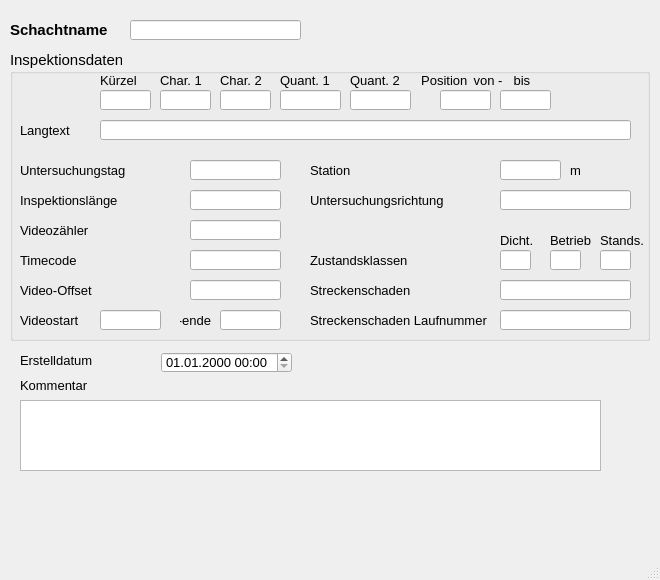
<?xml version="1.0" encoding="UTF-8"?>
<ui version="4.0">
 <class>MainWindow</class>
 <widget class="QMainWindow" name="MainWindow">
  <property name="enabled">
   <bool>true</bool>
  </property>
  <property name="geometry">
   <rect>
    <x>0</x>
    <y>0</y>
    <width>660</width>
    <height>580</height>
   </rect>
  </property>
  <property name="minimumSize">
   <size>
    <width>660</width>
    <height>580</height>
   </size>
  </property>
  <property name="maximumSize">
   <size>
    <width>660</width>
    <height>580</height>
   </size>
  </property>
  <property name="font">
   <font>
    <family>Tahoma</family>
    <pointsize>10</pointsize>
   </font>
  </property>
  <property name="windowTitle">
   <string>MainWindow</string>
  </property>
  <widget class="QWidget" name="centralwidget">
   <widget class="QLabel" name="label">
    <property name="geometry">
     <rect>
      <x>10</x>
      <y>20</y>
      <width>111</width>
      <height>20</height>
     </rect>
    </property>
    <property name="font">
     <font>
      <family>Tahoma</family>
      <pointsize>11</pointsize>
      <weight>75</weight>
      <bold>true</bold>
     </font>
    </property>
    <property name="text">
     <string>Schachtname</string>
    </property>
   </widget>
   <widget class="QLabel" name="label_14">
    <property name="geometry">
     <rect>
      <x>20</x>
      <y>375</y>
      <width>81</width>
      <height>21</height>
     </rect>
    </property>
    <property name="text">
     <string>Kommentar</string>
    </property>
   </widget>
   <widget class="QLabel" name="label_70">
    <property name="geometry">
     <rect>
      <x>20</x>
      <y>350</y>
      <width>121</width>
      <height>21</height>
     </rect>
    </property>
    <property name="text">
     <string>Erstelldatum</string>
    </property>
   </widget>
   <widget class="QLineEdit" name="untersuchsch">
    <property name="geometry">
     <rect>
      <x>130</x>
      <y>20</y>
      <width>171</width>
      <height>20</height>
     </rect>
    </property>
    <property name="toolTip">
     <string>&lt;html&gt;&lt;head/&gt;&lt;body&gt;&lt;p&gt;Bezeichnung des untersuchten Schachtes&lt;/p&gt;&lt;/body&gt;&lt;/html&gt;</string>
    </property>
    <property name="statusTip">
     <string>Bezeichnung des untersuchten Schachtes</string>
    </property>
   </widget>
   <widget class="QTextEdit" name="kommentar">
    <property name="geometry">
     <rect>
      <x>20</x>
      <y>400</y>
      <width>581</width>
      <height>71</height>
     </rect>
    </property>
   </widget>
   <widget class="QgsDateTimeEdit" name="createdat">
    <property name="geometry">
     <rect>
      <x>161</x>
      <y>352</y>
      <width>131</width>
      <height>21</height>
     </rect>
    </property>
    <property name="currentSection">
     <enum>QDateTimeEdit::DaySection</enum>
    </property>
    <property name="displayFormat">
     <string>dd.MM.yyyy HH:mm</string>
    </property>
   </widget>
   <widget class="QGroupBox" name="groupBox_2">
    <property name="geometry">
     <rect>
      <x>10</x>
      <y>50</y>
      <width>640</width>
      <height>291</height>
     </rect>
    </property>
    <property name="font">
     <font>
      <family>Tahoma</family>
      <pointsize>11</pointsize>
     </font>
    </property>
    <property name="title">
     <string>Inspektionsdaten</string>
    </property>
    <widget class="QLineEdit" name="untersuchrichtung">
     <property name="geometry">
      <rect>
       <x>490</x>
       <y>140</y>
       <width>131</width>
       <height>20</height>
      </rect>
     </property>
     <property name="font">
      <font>
       <family>Tahoma</family>
       <pointsize>10</pointsize>
      </font>
     </property>
     <property name="toolTip">
      <string>&lt;html&gt;&lt;head/&gt;&lt;body&gt;&lt;p&gt;&lt;span style=&quot; font-size:10pt;&quot;&gt;Untersuchungsrichtung&lt;/span&gt;&lt;/p&gt;&lt;/body&gt;&lt;/html&gt;</string>
     </property>
    </widget>
    <widget class="QLabel" name="label_17">
     <property name="geometry">
      <rect>
       <x>300</x>
       <y>140</y>
       <width>151</width>
       <height>21</height>
      </rect>
     </property>
     <property name="font">
      <font>
       <family>Tahoma</family>
       <pointsize>10</pointsize>
      </font>
     </property>
     <property name="text">
      <string>Untersuchungsrichtung</string>
     </property>
    </widget>
    <widget class="QLabel" name="label_23">
     <property name="geometry">
      <rect>
       <x>90</x>
       <y>20</y>
       <width>151</width>
       <height>21</height>
      </rect>
     </property>
     <property name="font">
      <font>
       <family>Tahoma</family>
       <pointsize>10</pointsize>
      </font>
     </property>
     <property name="text">
      <string>Kürzel</string>
     </property>
    </widget>
    <widget class="QLabel" name="label_24">
     <property name="geometry">
      <rect>
       <x>150</x>
       <y>20</y>
       <width>51</width>
       <height>21</height>
      </rect>
     </property>
     <property name="font">
      <font>
       <family>Tahoma</family>
       <pointsize>10</pointsize>
      </font>
     </property>
     <property name="text">
      <string>Char. 1</string>
     </property>
    </widget>
    <widget class="QLabel" name="label_25">
     <property name="geometry">
      <rect>
       <x>210</x>
       <y>20</y>
       <width>51</width>
       <height>21</height>
      </rect>
     </property>
     <property name="font">
      <font>
       <family>Tahoma</family>
       <pointsize>10</pointsize>
      </font>
     </property>
     <property name="text">
      <string>Char. 2</string>
     </property>
    </widget>
    <widget class="QLabel" name="label_26">
     <property name="geometry">
      <rect>
       <x>270</x>
       <y>20</y>
       <width>61</width>
       <height>21</height>
      </rect>
     </property>
     <property name="font">
      <font>
       <family>Tahoma</family>
       <pointsize>10</pointsize>
      </font>
     </property>
     <property name="text">
      <string>Quant. 1</string>
     </property>
    </widget>
    <widget class="QLabel" name="label_27">
     <property name="geometry">
      <rect>
       <x>340</x>
       <y>20</y>
       <width>61</width>
       <height>21</height>
      </rect>
     </property>
     <property name="font">
      <font>
       <family>Tahoma</family>
       <pointsize>10</pointsize>
      </font>
     </property>
     <property name="text">
      <string>Quant. 2</string>
     </property>
    </widget>
    <widget class="QLabel" name="label_28">
     <property name="geometry">
      <rect>
       <x>300</x>
       <y>230</y>
       <width>161</width>
       <height>21</height>
      </rect>
     </property>
     <property name="font">
      <font>
       <family>Tahoma</family>
       <pointsize>10</pointsize>
      </font>
     </property>
     <property name="text">
      <string>Streckenschaden</string>
     </property>
    </widget>
    <widget class="QLabel" name="label_29">
     <property name="geometry">
      <rect>
       <x>300</x>
       <y>260</y>
       <width>211</width>
       <height>21</height>
      </rect>
     </property>
     <property name="font">
      <font>
       <family>Tahoma</family>
       <pointsize>10</pointsize>
      </font>
     </property>
     <property name="text">
      <string>Streckenschaden Laufnummer</string>
     </property>
    </widget>
    <widget class="QLineEdit" name="kuerzel">
     <property name="geometry">
      <rect>
       <x>90</x>
       <y>40</y>
       <width>51</width>
       <height>20</height>
      </rect>
     </property>
     <property name="font">
      <font>
       <family>Tahoma</family>
       <pointsize>10</pointsize>
      </font>
     </property>
     <property name="toolTip">
      <string>&lt;html&gt;&lt;head/&gt;&lt;body&gt;&lt;p&gt;&lt;span style=&quot; font-size:10pt;&quot;&gt;Schadenskürzel&lt;/span&gt;&lt;/p&gt;&lt;/body&gt;&lt;/html&gt;</string>
     </property>
    </widget>
    <widget class="QLineEdit" name="charakt1">
     <property name="geometry">
      <rect>
       <x>150</x>
       <y>40</y>
       <width>51</width>
       <height>20</height>
      </rect>
     </property>
     <property name="font">
      <font>
       <family>Tahoma</family>
       <pointsize>10</pointsize>
      </font>
     </property>
     <property name="toolTip">
      <string>&lt;html&gt;&lt;head/&gt;&lt;body&gt;&lt;p&gt;Zustandsdaten: Charakterisierung 1&lt;/p&gt;&lt;/body&gt;&lt;/html&gt;</string>
     </property>
     <property name="statusTip">
      <string>Zustandsdaten: Charakterisierung 1</string>
     </property>
    </widget>
    <widget class="QLineEdit" name="charakt2">
     <property name="geometry">
      <rect>
       <x>210</x>
       <y>40</y>
       <width>51</width>
       <height>20</height>
      </rect>
     </property>
     <property name="font">
      <font>
       <family>Tahoma</family>
       <pointsize>10</pointsize>
      </font>
     </property>
     <property name="toolTip">
      <string>&lt;html&gt;&lt;head/&gt;&lt;body&gt;&lt;p&gt;Zustandsdaten: Charakterisierung 2&lt;/p&gt;&lt;/body&gt;&lt;/html&gt;</string>
     </property>
     <property name="statusTip">
      <string>Zustandsdaten: Charakterisierung 2</string>
     </property>
    </widget>
    <widget class="QLineEdit" name="quantnr1">
     <property name="geometry">
      <rect>
       <x>270</x>
       <y>40</y>
       <width>61</width>
       <height>20</height>
      </rect>
     </property>
     <property name="font">
      <font>
       <family>Tahoma</family>
       <pointsize>10</pointsize>
      </font>
     </property>
     <property name="toolTip">
      <string>&lt;html&gt;&lt;head/&gt;&lt;body&gt;&lt;p&gt;Zustandsdaten: Quantifizierung 1&lt;/p&gt;&lt;/body&gt;&lt;/html&gt;</string>
     </property>
     <property name="statusTip">
      <string>Zustandsdaten: Quantifizierung 1</string>
     </property>
    </widget>
    <widget class="QLineEdit" name="quantnr2">
     <property name="geometry">
      <rect>
       <x>340</x>
       <y>40</y>
       <width>61</width>
       <height>20</height>
      </rect>
     </property>
     <property name="font">
      <font>
       <family>Tahoma</family>
       <pointsize>10</pointsize>
      </font>
     </property>
     <property name="toolTip">
      <string>&lt;html&gt;&lt;head/&gt;&lt;body&gt;&lt;p&gt;Zustandsdaten: Quantifizierung 2&lt;/p&gt;&lt;/body&gt;&lt;/html&gt;</string>
     </property>
     <property name="statusTip">
      <string>Zustandsdaten: Quantifizierung 2</string>
     </property>
    </widget>
    <widget class="QLineEdit" name="streckenschaden">
     <property name="geometry">
      <rect>
       <x>490</x>
       <y>230</y>
       <width>131</width>
       <height>20</height>
      </rect>
     </property>
     <property name="font">
      <font>
       <family>Tahoma</family>
       <pointsize>10</pointsize>
      </font>
     </property>
     <property name="toolTip">
      <string>&lt;html&gt;&lt;head/&gt;&lt;body&gt;&lt;p&gt;&lt;span style=&quot; font-size:10pt;&quot;&gt;Streckenschaden (Kodierung)&lt;/span&gt;&lt;/p&gt;&lt;/body&gt;&lt;/html&gt;</string>
     </property>
     <property name="statusTip">
      <string>Streckenschaden (Kodierung)</string>
     </property>
    </widget>
    <widget class="QLineEdit" name="streckenschaden_lfdnr">
     <property name="geometry">
      <rect>
       <x>490</x>
       <y>260</y>
       <width>131</width>
       <height>20</height>
      </rect>
     </property>
     <property name="font">
      <font>
       <family>Tahoma</family>
       <pointsize>10</pointsize>
      </font>
     </property>
     <property name="toolTip">
      <string>&lt;html&gt;&lt;head/&gt;&lt;body&gt;&lt;p&gt;&lt;span style=&quot; font-size:10pt;&quot;&gt;Lfd. Nummer des Streckenschadens&lt;/span&gt;&lt;/p&gt;&lt;/body&gt;&lt;/html&gt;</string>
     </property>
     <property name="statusTip">
      <string>Lfd. Nummer des Streckenschadens</string>
     </property>
    </widget>
    <widget class="QLabel" name="label_18">
     <property name="geometry">
      <rect>
       <x>400</x>
       <y>20</y>
       <width>61</width>
       <height>21</height>
      </rect>
     </property>
     <property name="font">
      <font>
       <family>Tahoma</family>
       <pointsize>10</pointsize>
      </font>
     </property>
     <property name="text">
      <string>Position </string>
     </property>
     <property name="alignment">
      <set>Qt::AlignRight|Qt::AlignTrailing|Qt::AlignVCenter</set>
     </property>
    </widget>
    <widget class="QLineEdit" name="pos_von">
     <property name="geometry">
      <rect>
       <x>430</x>
       <y>40</y>
       <width>51</width>
       <height>20</height>
      </rect>
     </property>
     <property name="font">
      <font>
       <family>Tahoma</family>
       <pointsize>10</pointsize>
      </font>
     </property>
     <property name="toolTip">
      <string>&lt;html&gt;&lt;head/&gt;&lt;body&gt;&lt;p&gt;Zustandsdaten: Anfangswinkel als Zifferblattreferenz&lt;/p&gt;&lt;/body&gt;&lt;/html&gt;</string>
     </property>
     <property name="statusTip">
      <string>Zustandsdaten: Anfangswinkel als Zifferblattreferenz</string>
     </property>
    </widget>
    <widget class="QLineEdit" name="pos_bis">
     <property name="geometry">
      <rect>
       <x>490</x>
       <y>40</y>
       <width>51</width>
       <height>20</height>
      </rect>
     </property>
     <property name="font">
      <font>
       <family>Tahoma</family>
       <pointsize>10</pointsize>
      </font>
     </property>
     <property name="toolTip">
      <string>&lt;html&gt;&lt;head/&gt;&lt;body&gt;&lt;p&gt;Zustandsdaten: Endwinkel als Zifferblattreferenz&lt;/p&gt;&lt;/body&gt;&lt;/html&gt;</string>
     </property>
     <property name="statusTip">
      <string>Zustandsdaten: Endwinkel als Zifferblattreferenz</string>
     </property>
    </widget>
    <widget class="QLineEdit" name="station">
     <property name="geometry">
      <rect>
       <x>490</x>
       <y>110</y>
       <width>61</width>
       <height>20</height>
      </rect>
     </property>
     <property name="font">
      <font>
       <family>Tahoma</family>
       <pointsize>10</pointsize>
      </font>
     </property>
     <property name="toolTip">
      <string>&lt;html&gt;&lt;head/&gt;&lt;body&gt;&lt;p&gt;&lt;span style=&quot; font-size:10pt;&quot;&gt;Station entlang der Haltung&lt;/span&gt;&lt;/p&gt;&lt;/body&gt;&lt;/html&gt;</string>
     </property>
     <property name="statusTip">
      <string>Station entlang der Haltung</string>
     </property>
    </widget>
    <widget class="QLabel" name="label_34">
     <property name="geometry">
      <rect>
       <x>300</x>
       <y>110</y>
       <width>151</width>
       <height>21</height>
      </rect>
     </property>
     <property name="font">
      <font>
       <family>Tahoma</family>
       <pointsize>10</pointsize>
      </font>
     </property>
     <property name="text">
      <string>Station</string>
     </property>
    </widget>
    <widget class="QLabel" name="label_19">
     <property name="geometry">
      <rect>
       <x>10</x>
       <y>170</y>
       <width>151</width>
       <height>21</height>
      </rect>
     </property>
     <property name="font">
      <font>
       <family>Tahoma</family>
       <pointsize>10</pointsize>
      </font>
     </property>
     <property name="text">
      <string>Videozähler</string>
     </property>
    </widget>
    <widget class="QLabel" name="label_35">
     <property name="geometry">
      <rect>
       <x>10</x>
       <y>200</y>
       <width>151</width>
       <height>21</height>
      </rect>
     </property>
     <property name="font">
      <font>
       <family>Tahoma</family>
       <pointsize>10</pointsize>
      </font>
     </property>
     <property name="text">
      <string>Timecode</string>
     </property>
    </widget>
    <widget class="QLabel" name="label_21">
     <property name="geometry">
      <rect>
       <x>10</x>
       <y>230</y>
       <width>151</width>
       <height>21</height>
      </rect>
     </property>
     <property name="font">
      <font>
       <family>Tahoma</family>
       <pointsize>10</pointsize>
      </font>
     </property>
     <property name="text">
      <string>Video-Offset</string>
     </property>
    </widget>
    <widget class="QLineEdit" name="videozaehler">
     <property name="geometry">
      <rect>
       <x>180</x>
       <y>170</y>
       <width>91</width>
       <height>20</height>
      </rect>
     </property>
     <property name="font">
      <font>
       <family>Tahoma</family>
       <pointsize>10</pointsize>
      </font>
     </property>
     <property name="toolTip">
      <string>&lt;html&gt;&lt;head/&gt;&lt;body&gt;&lt;p&gt;&lt;span style=&quot; font-size:10pt;&quot;&gt;Videozähler&lt;/span&gt;&lt;/p&gt;&lt;/body&gt;&lt;/html&gt;</string>
     </property>
     <property name="statusTip">
      <string>Videozähler</string>
     </property>
    </widget>
    <widget class="QLineEdit" name="timecode">
     <property name="geometry">
      <rect>
       <x>180</x>
       <y>200</y>
       <width>91</width>
       <height>20</height>
      </rect>
     </property>
     <property name="font">
      <font>
       <family>Tahoma</family>
       <pointsize>10</pointsize>
      </font>
     </property>
     <property name="toolTip">
      <string>&lt;html&gt;&lt;head/&gt;&lt;body&gt;&lt;p&gt;&lt;span style=&quot; font-size:10pt;&quot;&gt;Timecode&lt;/span&gt;&lt;/p&gt;&lt;/body&gt;&lt;/html&gt;</string>
     </property>
     <property name="statusTip">
      <string>Timecode</string>
     </property>
    </widget>
    <widget class="QLineEdit" name="video_offset">
     <property name="geometry">
      <rect>
       <x>180</x>
       <y>230</y>
       <width>91</width>
       <height>20</height>
      </rect>
     </property>
     <property name="font">
      <font>
       <family>Tahoma</family>
       <pointsize>10</pointsize>
      </font>
     </property>
     <property name="toolTip">
      <string>&lt;html&gt;&lt;head/&gt;&lt;body&gt;&lt;p&gt;&lt;span style=&quot; font-size:10pt;&quot;&gt;Video-Offset&lt;/span&gt;&lt;/p&gt;&lt;/body&gt;&lt;/html&gt;</string>
     </property>
     <property name="statusTip">
      <string>Video-Offset</string>
     </property>
    </widget>
    <widget class="QLineEdit" name="inspektionslaenge">
     <property name="geometry">
      <rect>
       <x>180</x>
       <y>140</y>
       <width>91</width>
       <height>20</height>
      </rect>
     </property>
     <property name="font">
      <font>
       <family>Tahoma</family>
       <pointsize>10</pointsize>
      </font>
     </property>
     <property name="toolTip">
      <string>&lt;html&gt;&lt;head/&gt;&lt;body&gt;&lt;p&gt;&lt;span style=&quot; font-size:10pt;&quot;&gt;Inspektionslänge&lt;/span&gt;&lt;/p&gt;&lt;/body&gt;&lt;/html&gt;</string>
     </property>
     <property name="statusTip">
      <string>Inspektionslänge</string>
     </property>
    </widget>
    <widget class="QLabel" name="label_61">
     <property name="geometry">
      <rect>
       <x>10</x>
       <y>110</y>
       <width>151</width>
       <height>21</height>
      </rect>
     </property>
     <property name="font">
      <font>
       <family>Tahoma</family>
       <pointsize>10</pointsize>
      </font>
     </property>
     <property name="text">
      <string>Untersuchungstag</string>
     </property>
    </widget>
    <widget class="QLineEdit" name="untersuchtag">
     <property name="geometry">
      <rect>
       <x>180</x>
       <y>110</y>
       <width>91</width>
       <height>20</height>
      </rect>
     </property>
     <property name="font">
      <font>
       <family>Tahoma</family>
       <pointsize>10</pointsize>
      </font>
     </property>
     <property name="toolTip">
      <string>&lt;html&gt;&lt;head/&gt;&lt;body&gt;&lt;p&gt;Datum der Untersuchung&lt;/p&gt;&lt;/body&gt;&lt;/html&gt;</string>
     </property>
     <property name="statusTip">
      <string>Datum der Untersuchung</string>
     </property>
    </widget>
    <widget class="QLabel" name="label_20">
     <property name="geometry">
      <rect>
       <x>10</x>
       <y>140</y>
       <width>151</width>
       <height>21</height>
      </rect>
     </property>
     <property name="font">
      <font>
       <family>Tahoma</family>
       <pointsize>10</pointsize>
      </font>
     </property>
     <property name="text">
      <string>Inspektionslänge</string>
     </property>
    </widget>
    <widget class="QLabel" name="label_2">
     <property name="geometry">
      <rect>
       <x>560</x>
       <y>110</y>
       <width>47</width>
       <height>21</height>
      </rect>
     </property>
     <property name="font">
      <font>
       <family>Tahoma</family>
       <pointsize>10</pointsize>
      </font>
     </property>
     <property name="text">
      <string>m</string>
     </property>
    </widget>
    <widget class="QLabel" name="label_36">
     <property name="geometry">
      <rect>
       <x>300</x>
       <y>200</y>
       <width>111</width>
       <height>21</height>
      </rect>
     </property>
     <property name="font">
      <font>
       <family>Tahoma</family>
       <pointsize>10</pointsize>
      </font>
     </property>
     <property name="text">
      <string>Zustandsklassen</string>
     </property>
    </widget>
    <widget class="QLabel" name="label_37">
     <property name="geometry">
      <rect>
       <x>540</x>
       <y>180</y>
       <width>41</width>
       <height>21</height>
      </rect>
     </property>
     <property name="font">
      <font>
       <family>Tahoma</family>
       <pointsize>10</pointsize>
      </font>
     </property>
     <property name="text">
      <string>Betrieb</string>
     </property>
    </widget>
    <widget class="QLineEdit" name="ZD">
     <property name="geometry">
      <rect>
       <x>490</x>
       <y>200</y>
       <width>31</width>
       <height>20</height>
      </rect>
     </property>
     <property name="font">
      <font>
       <family>Tahoma</family>
       <pointsize>10</pointsize>
      </font>
     </property>
     <property name="toolTip">
      <string>&lt;html&gt;&lt;head/&gt;&lt;body&gt;&lt;p&gt;&lt;span style=&quot; font-size:10pt;&quot;&gt;Max. Zustandsklasse Dichtheit&lt;/span&gt;&lt;/p&gt;&lt;/body&gt;&lt;/html&gt;</string>
     </property>
     <property name="statusTip">
      <string>Max. Zustandsklasse Dichtheit</string>
     </property>
    </widget>
    <widget class="QLineEdit" name="ZB">
     <property name="geometry">
      <rect>
       <x>540</x>
       <y>200</y>
       <width>31</width>
       <height>20</height>
      </rect>
     </property>
     <property name="font">
      <font>
       <family>Tahoma</family>
       <pointsize>10</pointsize>
      </font>
     </property>
     <property name="toolTip">
      <string>&lt;html&gt;&lt;head/&gt;&lt;body&gt;&lt;p&gt;&lt;span style=&quot; font-size:10pt;&quot;&gt;Max. Zustandsklasse Betriebssicherheit&lt;/span&gt;&lt;/p&gt;&lt;/body&gt;&lt;/html&gt;</string>
     </property>
     <property name="statusTip">
      <string>Max. Zustandsklasse Betriebssicherheit</string>
     </property>
    </widget>
    <widget class="QLabel" name="label_38">
     <property name="geometry">
      <rect>
       <x>590</x>
       <y>180</y>
       <width>51</width>
       <height>21</height>
      </rect>
     </property>
     <property name="font">
      <font>
       <family>Tahoma</family>
       <pointsize>10</pointsize>
      </font>
     </property>
     <property name="text">
      <string>Stands.</string>
     </property>
    </widget>
    <widget class="QLineEdit" name="ZS">
     <property name="geometry">
      <rect>
       <x>590</x>
       <y>200</y>
       <width>31</width>
       <height>20</height>
      </rect>
     </property>
     <property name="font">
      <font>
       <family>Tahoma</family>
       <pointsize>10</pointsize>
      </font>
     </property>
     <property name="toolTip">
      <string>&lt;html&gt;&lt;head/&gt;&lt;body&gt;&lt;p&gt;&lt;span style=&quot; font-size:10pt;&quot;&gt;Max. Zustandsklasse Standsicherheit&lt;/span&gt;&lt;/p&gt;&lt;/body&gt;&lt;/html&gt;</string>
     </property>
     <property name="statusTip">
      <string>Max. Zustandsklasse Betriebssicherheit</string>
     </property>
    </widget>
    <widget class="QLabel" name="label_39">
     <property name="geometry">
      <rect>
       <x>490</x>
       <y>180</y>
       <width>41</width>
       <height>21</height>
      </rect>
     </property>
     <property name="font">
      <font>
       <family>Tahoma</family>
       <pointsize>10</pointsize>
      </font>
     </property>
     <property name="text">
      <string>Dicht.</string>
     </property>
    </widget>
    <widget class="QLabel" name="label_30">
     <property name="geometry">
      <rect>
       <x>500</x>
       <y>20</y>
       <width>41</width>
       <height>21</height>
      </rect>
     </property>
     <property name="font">
      <font>
       <family>Tahoma</family>
       <pointsize>10</pointsize>
      </font>
     </property>
     <property name="text">
      <string> bis</string>
     </property>
    </widget>
    <widget class="QLabel" name="label_40">
     <property name="geometry">
      <rect>
       <x>460</x>
       <y>20</y>
       <width>51</width>
       <height>21</height>
      </rect>
     </property>
     <property name="font">
      <font>
       <family>Tahoma</family>
       <pointsize>10</pointsize>
      </font>
     </property>
     <property name="text">
      <string> von -</string>
     </property>
    </widget>
    <widget class="QLineEdit" name="langtext">
     <property name="geometry">
      <rect>
       <x>90</x>
       <y>70</y>
       <width>531</width>
       <height>20</height>
      </rect>
     </property>
     <property name="font">
      <font>
       <family>Tahoma</family>
       <pointsize>10</pointsize>
      </font>
     </property>
     <property name="toolTip">
      <string>&lt;html&gt;&lt;head/&gt;&lt;body&gt;&lt;p&gt;&lt;span style=&quot; font-size:10pt;&quot;&gt;Zustandsbeschreibung Langtext&lt;/span&gt;&lt;/p&gt;&lt;/body&gt;&lt;/html&gt;</string>
     </property>
     <property name="statusTip">
      <string>Zustandsbeschreibung Langtext</string>
     </property>
    </widget>
    <widget class="QLabel" name="label_52">
     <property name="geometry">
      <rect>
       <x>10</x>
       <y>70</y>
       <width>61</width>
       <height>21</height>
      </rect>
     </property>
     <property name="font">
      <font>
       <family>Tahoma</family>
       <pointsize>10</pointsize>
      </font>
     </property>
     <property name="text">
      <string>Langtext</string>
     </property>
    </widget>
    <widget class="QLabel" name="label_33">
     <property name="geometry">
      <rect>
       <x>10</x>
       <y>260</y>
       <width>81</width>
       <height>21</height>
      </rect>
     </property>
     <property name="font">
      <font>
       <family>Tahoma</family>
       <pointsize>10</pointsize>
      </font>
     </property>
     <property name="text">
      <string>Videostart</string>
     </property>
    </widget>
    <widget class="QLineEdit" name="video_start">
     <property name="geometry">
      <rect>
       <x>90</x>
       <y>260</y>
       <width>61</width>
       <height>20</height>
      </rect>
     </property>
     <property name="font">
      <font>
       <family>Tahoma</family>
       <pointsize>10</pointsize>
      </font>
     </property>
     <property name="toolTip">
      <string>&lt;html&gt;&lt;head/&gt;&lt;body&gt;&lt;p&gt;Beginn der Videoreferenz&lt;/p&gt;&lt;/body&gt;&lt;/html&gt;</string>
     </property>
     <property name="statusTip">
      <string>Beginn der Videoreferenz</string>
     </property>
    </widget>
    <widget class="QLabel" name="label_41">
     <property name="geometry">
      <rect>
       <x>170</x>
       <y>260</y>
       <width>31</width>
       <height>21</height>
      </rect>
     </property>
     <property name="font">
      <font>
       <family>Tahoma</family>
       <pointsize>10</pointsize>
      </font>
     </property>
     <property name="text">
      <string>-ende</string>
     </property>
     <property name="alignment">
      <set>Qt::AlignRight|Qt::AlignTrailing|Qt::AlignVCenter</set>
     </property>
    </widget>
    <widget class="QLineEdit" name="video_ende">
     <property name="geometry">
      <rect>
       <x>210</x>
       <y>260</y>
       <width>61</width>
       <height>20</height>
      </rect>
     </property>
     <property name="font">
      <font>
       <family>Tahoma</family>
       <pointsize>10</pointsize>
      </font>
     </property>
     <property name="toolTip">
      <string>&lt;html&gt;&lt;head/&gt;&lt;body&gt;&lt;p&gt;Ende der Videoreferenz&lt;/p&gt;&lt;/body&gt;&lt;/html&gt;</string>
     </property>
     <property name="statusTip">
      <string>Ende der Videoreferenz</string>
     </property>
    </widget>
   </widget>
  </widget>
  <widget class="QMenuBar" name="menubar">
   <property name="geometry">
    <rect>
     <x>0</x>
     <y>0</y>
     <width>660</width>
     <height>22</height>
    </rect>
   </property>
  </widget>
  <widget class="QStatusBar" name="statusbar"/>
 </widget>
 <customwidgets>
  <customwidget>
   <class>QgsDateTimeEdit</class>
   <extends>QDateTimeEdit</extends>
   <header>qgsdatetimeedit.h</header>
  </customwidget>
 </customwidgets>
 <tabstops>
  <tabstop>untersuchsch</tabstop>
  <tabstop>createdat</tabstop>
  <tabstop>kommentar</tabstop>
 </tabstops>
 <resources/>
 <connections/>
</ui>
